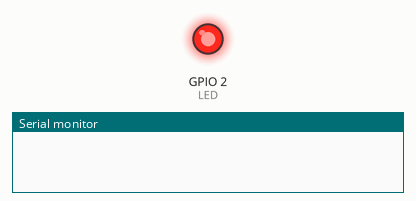
Simulated run of this program. Board: ESP32. Parts: output pins drawn as LEDs (lit = HIGH), the last lines printed to the serial monitor.

Above: at 0.2 s.
At 7.1 s:
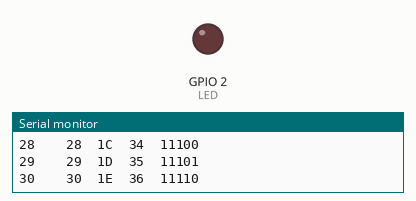
Timing chart, 0 to 17.9 s (numbered marks = the images above):
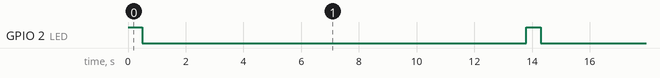

The program:

main.cpp
```cpp
#include <Arduino.h>

#define LED 2

void myFunction();

void setup() {
  Serial.begin(9600); // open the serial port at 9600 bps:
  pinMode(LED, OUTPUT);
}

void loop() {
  digitalWrite(LED, HIGH);
  delay(500);
  digitalWrite(LED, LOW);
  delay(500);
  myFunction();
}

void myFunction(){
    // print labels
  Serial.print("NO FORMAT");  // prints a label
  Serial.print("\t");         // prints a tab

  Serial.print("DEC");
  Serial.print("\t");

  Serial.print("HEX");
  Serial.print("\t");

  Serial.print("OCT");
  Serial.print("\t");

  Serial.print("BIN");
  Serial.println();        // carriage return after the last label

  for (int x = 0; x < 64; x++) { // only part of the ASCII chart, change to suit
    // print it out in many formats:
    Serial.print(x);       // print as an ASCII-encoded decimal - same as "DEC"
    Serial.print("\t\t");  // prints two tabs to accomodate the label lenght

    Serial.print(x, DEC);  // print as an ASCII-encoded decimal
    Serial.print("\t");    // prints a tab

    Serial.print(x, HEX);  // print as an ASCII-encoded hexadecimal
    Serial.print("\t");    // prints a tab

    Serial.print(x, OCT);  // print as an ASCII-encoded octal
    Serial.print("\t");    // prints a tab

    Serial.println(x, BIN);  // print as an ASCII-encoded binary
    // then adds the carriage return with "println"
    delay(200);            // delay 200 milliseconds
  }
  Serial.println();        // prints another carriage return
}
```

Measured:
- by itself, GPIO 2 (LED): alternates HIGH for 0.50 s and LOW for 13.3 s
